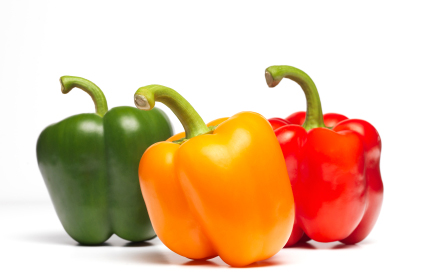
#> input picture 3peppers.jpg, 437 x 275 px
$ jupyter execute rgb2gray.ipynb
#> lines starting #> are read from the running program, lines starting #| are printed output that depends on the picture
#> further down, sample_img is the input picture: shape (275, 437, 3); mean B, G, R 164.8, 194.8, 228.9
# How rgb2gray() works?

An RGB image is essentially 3 images layered on top of one another. The layers are named Red, Green and Blue representing the primary colours.

Decolourising an RGB image is a widely discussed topic as it can be a crucial pre-processing step for Computer Vision or Image Processing tasks.

A typical decolorization algorithm such as rgb2gray in MATLAB works by forming a new matrix from a weighted sum of the 3 layers of RGB.

According to [MATLAB's documentation](https://www.mathworks.com/help/matlab/ref/rgb2gray.html), the weights are identical to the rgb2ntsc() function except the weights are not rounded to 3 decimal places. Note that only the Y component (Luminance) of the rgb2ntsc() function is considered here. The final formula would be as follows:

GRAY = 0.2989 * R + 0.5870 * G + 0.1140 * B

OpenCV's implementation is also identical to MATLAB's implementation.

[cell 1]
import numpy as np
import cv2 as cv
import matplotlib.pyplot as plt

def rgb2gray(img):
    h = img.shape[0]
#> h = 275
    w = img.shape[1]
#> w = 437
    gray = np.zeros((h,w))

    for i in range(h):
        for j in range(w):
            gray[i,j] = 0.2989*img[i,j,0] + 0.587*img[i,j,1] + 0.114*img[i,j,2]
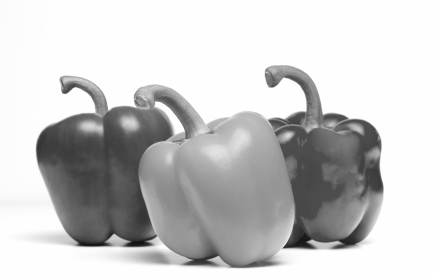
#> gray: shape (275, 437) float64; min 14.73, max 255, mean 201.6

    return gray

sample_img = cv.imread("3peppers.jpg")
sample_img = cv.cvtColor(sample_img, cv.COLOR_BGR2RGB)

gray_img = rgb2gray(sample_img)
gray2_img = cv.cvtColor(sample_img, cv.COLOR_RGB2GRAY)

plt.figure(figsize=(15,7.5))
plt.subplot("131")
plt.title("RGB")
plt.imshow(sample_img)
plt.subplot("132")
plt.title("Own Implementation")
plt.imshow(gray_img, cmap="gray")
plt.subplot("133")
plt.title("OpenCV's Implementation")
plt.imshow(gray2_img, cmap="gray")
plt.show()
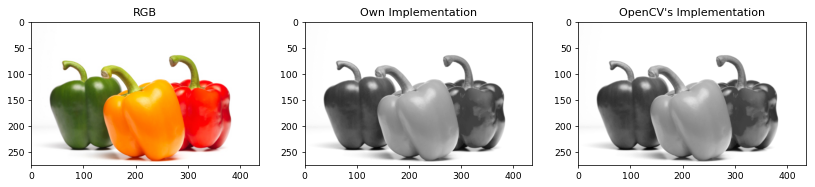
#> figure drawn by matplotlib, 3 panels
